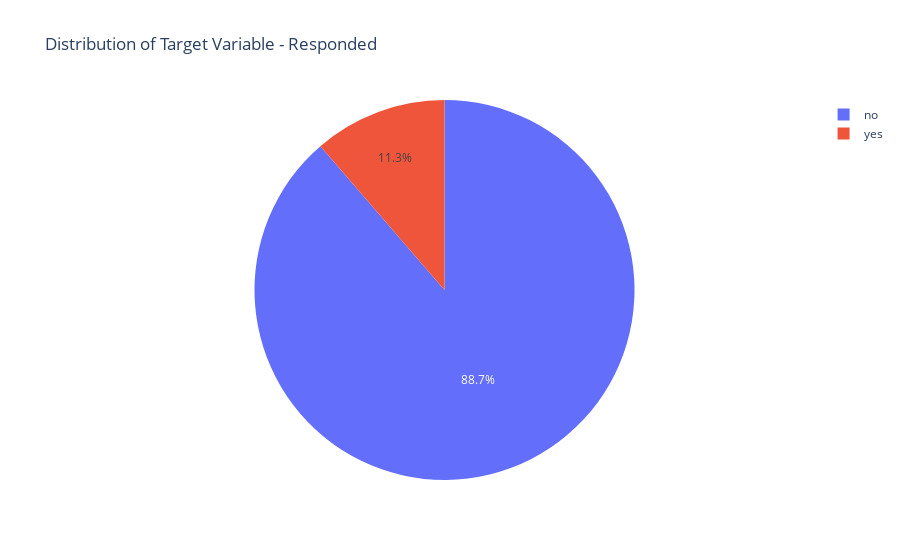

Notebook code for this chart:
### Markdown cell above
# Data Exploration

### Code cell
# for generation of interactive data visualization
from plotly.offline import download_plotlyjs, init_notebook_mode, plot, iplot
import plotly.graph_objs as go
init_notebook_mode(connected=True)
labels = ["no", "yes"]
values = marketing["responded"].value_counts().values

trace = go.Pie(labels = labels, values = values)
layout = go.Layout(title = 'Distribution of Target Variable - Responded')

fig = go.Figure(data = [trace], layout = layout)
iplot(fig)

### Figure 1 — Plotly figure (JSON) as saved in the notebook; plotly's stock layout.template omitted (floating-point values rounded to 4 significant figures)
{"data": [{"labels": ["no", "yes"], "type": "pie", "values": [6574, 840]}], "layout": {"title": {"text": "Distribution of Target Variable - Responded"}}}
